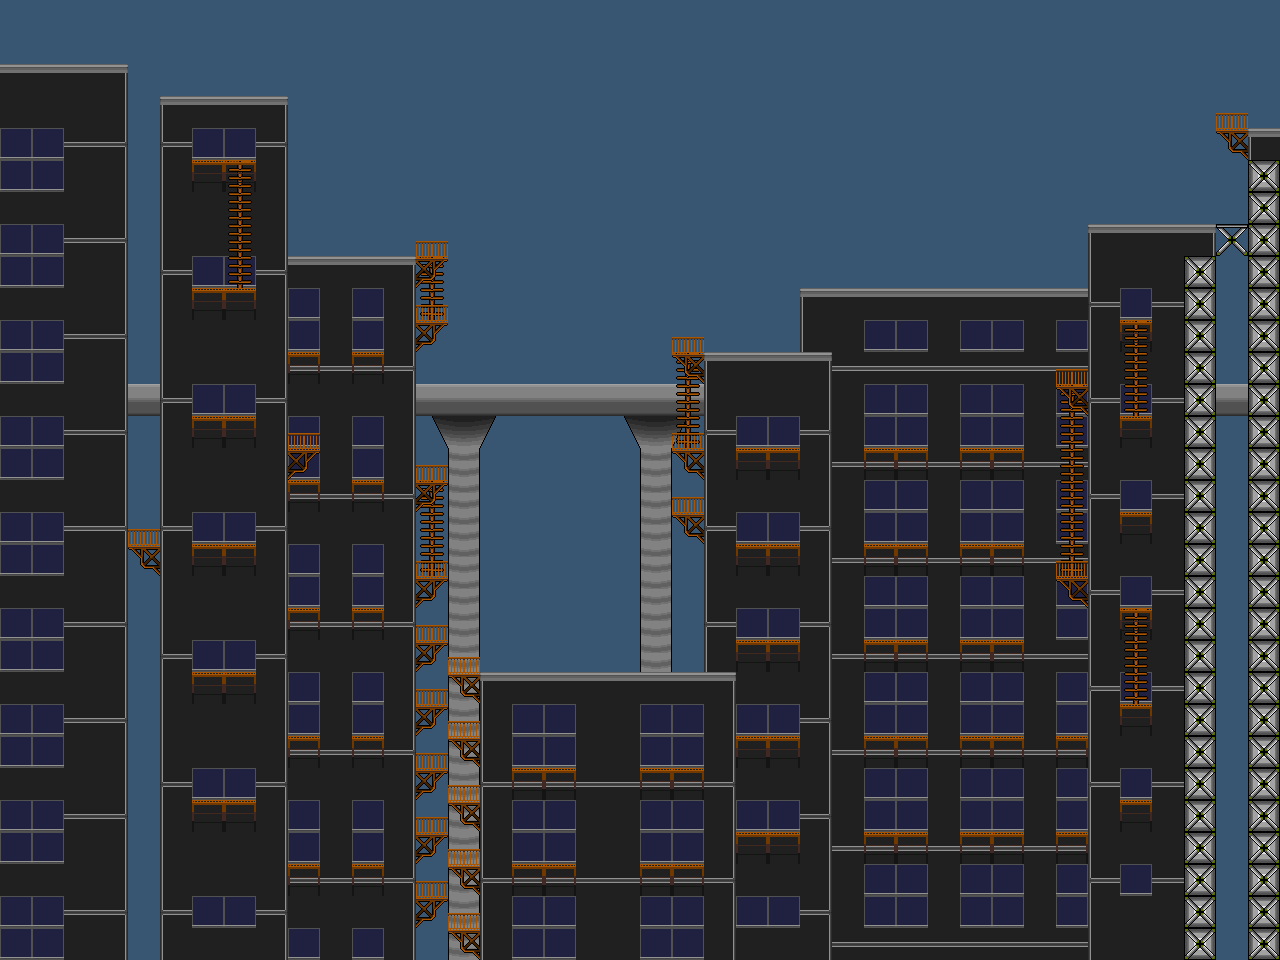

Below is a game level as drawn by its tile map, then a one-line description and the .tmx that defines it (tile-layer data replaced by summaries):
An orthogonal 40x30 tile map with 32x32 px tiles, 5 tile layers (background, terrain, genericTerrain, foregroundGenerics, ...), 2 tilesets and 110 objects (67x TopCollide, 17x Spring, 8x iDrone, 7x LadderCollide, 6x Gear, ...).

<map version="1.0" orientation="orthogonal" renderorder="right-down" width="40" height="30" tilewidth="32" tileheight="32">
 <tileset firstgid="1" name="generics" tilewidth="32" tileheight="32">
  <image source="generics.png" width="128" height="256" />
  <tile id="0">
   <properties>
    <property name="AllCollide" value="" />
   </properties>
  </tile>
  <tile id="1">
   <properties>
    <property name="DeadZone" value="" />
   </properties>
  </tile>
  <tile id="2">
   <properties>
    <property name="LadderCollide" value="" />
   </properties>
  </tile>
  <tile id="3">
   <properties>
    <property name="RenderBounds" value="" />
   </properties>
  </tile>
  <tile id="4">
   <properties>
    <property name="TopCollide" value="" />
   </properties>
  </tile>
 </tileset>
 <tileset firstgid="33" name="cityterrain" tilewidth="32" tileheight="32">
  <image source="cityterrain.png" width="256" height="256" />
 </tileset>
 <layer name="background" width="40" height="30">
  <data>[1200 cells, 1200 non-empty, 1 distinct tile ids]</data>
 </layer>
 <layer name="terrain" width="40" height="30">
  <data>[1200 cells, 728 non-empty, 15 distinct tile ids]</data>
 </layer>
 <layer name="genericTerrain" width="40" height="30">
  <data>[1200 cells, 74 non-empty, 5 distinct tile ids]</data>
 </layer>
 <objectgroup name="spawns">
  <object name="player" type="Player" x="32" y="32" width="32" height="32">
   <properties>
    <property name="isArmed" value="0" />
    <property name="player" value="Joe" />
   </properties>
  </object>
  <object name="iDrone" type="iDrone" x="320" y="564" width="32" height="32">
   <properties>
    <property name="Vertical" value="1" />
   </properties>
  </object>
  <object name="gear" type="Gear" x="416" y="224" width="32" height="32" />
  <object name="spring" type="Spring" x="256" y="64" width="32" height="32" />
  <object name="spring" type="Spring" x="192" y="256" width="32" height="32" />
  <object name="spring" type="Spring" x="128" y="512" width="32" height="32" />
  <object name="goal" type="Goal" x="1216" y="192" width="32" height="32" />
  <object name="gear" type="Gear" x="1120" y="192" width="32" height="32" />
  <object name="spring" type="Spring" x="416" y="448" width="32" height="32" />
  <object name="gear" type="Gear" x="96" y="32" width="32" height="32" />
  <object name="gear" type="Gear" x="1056" y="544" width="32" height="32" />
  <object name="spring" type="Spring" x="1120" y="576" width="32" height="32" />
  <object name="spring" type="Spring" x="1120" y="480" width="32" height="32" />
  <object name="gear" type="Gear" x="1120" y="384" width="32" height="32" />
  <object name="spring" type="Spring" x="1056" y="352" width="32" height="32" />
  <object name="iDrone" type="iDrone" x="480" y="512">
   <properties>
    <property name="Vertical" value="1" />
   </properties>
  </object>
  <object name="iDrone" type="iDrone" x="352" y="224">
   <properties>
    <property name="Vertical" value="0" />
   </properties>
  </object>
  <object name="iDrone" type="iDrone" x="96" y="416">
   <properties>
    <property name="Vertical" value="1" />
   </properties>
  </object>
  <object name="spring" type="Spring" x="544" y="640" width="32" height="32" />
  <object name="spring" type="Spring" x="960" y="608" width="32" height="32" />
  <object name="gear" type="Gear" x="672" y="320" width="32" height="32" />
  <object name="spring" type="Spring" x="896" y="704" width="32" height="32" />
  <object name="spring" type="Spring" x="736" y="800" width="32" height="32" />
  <object name="spring" type="Spring" x="512" y="736" width="32" height="32" />
  <object name="spring" type="Spring" x="928" y="256" width="32" height="32" />
  <object name="spring" type="Spring" x="768" y="416" width="32" height="32" />
  <object name="spring" type="Spring" x="864" y="512" width="32" height="32" />
  <object name="spring" type="Spring" x="224" y="640" width="32" height="32" />
  <object name="spring" type="Spring" x="1120" y="768" width="32" height="32" />
  <object name="iDrone" type="iDrone" x="608" y="640">
   <properties>
    <property name="Vertical" value="0" />
   </properties>
  </object>
  <object name="iDrone" type="iDrone" x="928" y="512">
   <properties>
    <property name="Vertical" value="0" />
   </properties>
  </object>
  <object name="iDrone" type="iDrone" x="992" y="800">
   <properties>
    <property name="Vertical" value="0" />
   </properties>
  </object>
  <object name="iDrone" type="iDrone" x="896" y="256">
   <properties>
    <property name="Vertical" value="0" />
   </properties>
  </object>
 </objectgroup>
 <objectgroup name="collisions">
  <object type="KillCollide" x="0" y="896" width="1184" height="64" />
  <object type="TopCollide" x="0" y="64" width="128" height="32" />
  <object type="TopCollide" x="160" y="96" width="128" height="32" />
  <object type="TopCollide" x="288" y="256" width="128" height="32" />
  <object type="TopCollide" x="416" y="256" width="32" height="1" />
  <object type="TopCollide" x="416" y="320" width="32" height="32" />
  <object type="TopCollide" x="352" y="352" width="32" height="32" />
  <object type="TopCollide" x="288" y="352" width="32" height="32" />
  <object type="TopCollide" x="192" y="288" width="64" height="32" />
  <object type="TopCollide" x="192" y="160" width="64" height="1" />
  <object type="TopCollide" x="192" y="416" width="64" height="32" />
  <object type="TopCollide" x="192" y="544" width="64" height="32" />
  <object type="TopCollide" x="128" y="544" width="32" height="32" />
  <object type="TopCollide" x="288" y="608" width="32" height="32" />
  <object type="TopCollide" x="352" y="608" width="32" height="32" />
  <object type="TopCollide" x="416" y="576" width="32" height="32" />
  <object type="TopCollide" x="416" y="480" width="32" height="1" />
  <object type="TopCollide" x="192" y="672" width="64" height="32" />
  <object type="TopCollide" x="352" y="480" width="32" height="32" />
  <object type="TopCollide" x="288" y="480" width="32" height="32" />
  <object type="TopCollide" x="288" y="448" width="32" height="32" />
  <object type="LadderCollide" x="238" y="160" width="4" height="128">
   <properties>
    <property name="sensor" value="" />
   </properties>
  </object>
  <object type="LadderCollide" x="430" y="256" width="4" height="64">
   <properties>
    <property name="sensor" value="" />
   </properties>
  </object>
  <object type="LadderCollide" x="430" y="480" width="4" height="96">
   <properties>
    <property name="sensor" value="" />
   </properties>
  </object>
  <object type="AllCollide" x="1248" y="128" width="32" height="832" />
  <object type="AllCollide" x="1184" y="224" width="32" height="736" />
  <object type="TopCollide" x="1088" y="224" width="96" height="32" />
  <object type="LadderCollide" x="1070" y="384" width="4" height="192">
   <properties>
    <property name="sensor" value="" />
   </properties>
  </object>
  <object type="LadderCollide" x="1134" y="320" width="4" height="96">
   <properties>
    <property name="sensor" value="" />
   </properties>
  </object>
  <object type="TopCollide" x="1120" y="320" width="32" height="1" />
  <object type="TopCollide" x="1120" y="416" width="32" height="32" />
  <object type="TopCollide" x="1056" y="384" width="32" height="1" />
  <object type="TopCollide" x="1056" y="576" width="32" height="32" />
  <object type="TopCollide" x="1120" y="608" width="32" height="1" />
  <object type="TopCollide" x="1120" y="512" width="32" height="32" />
  </objectgroup>
 <layer name="foregroundGenerics" width="40" height="30">
  <data>[1200 cells, 110 non-empty, 4 distinct tile ids]</data>
 </layer>
 <layer name="foreground" width="40" height="30">
  <data>[1200 cells, 0 non-empty, 0 distinct tile ids]</data>
 </layer>
</map>
<!-- 42 of 110 objects omitted -->